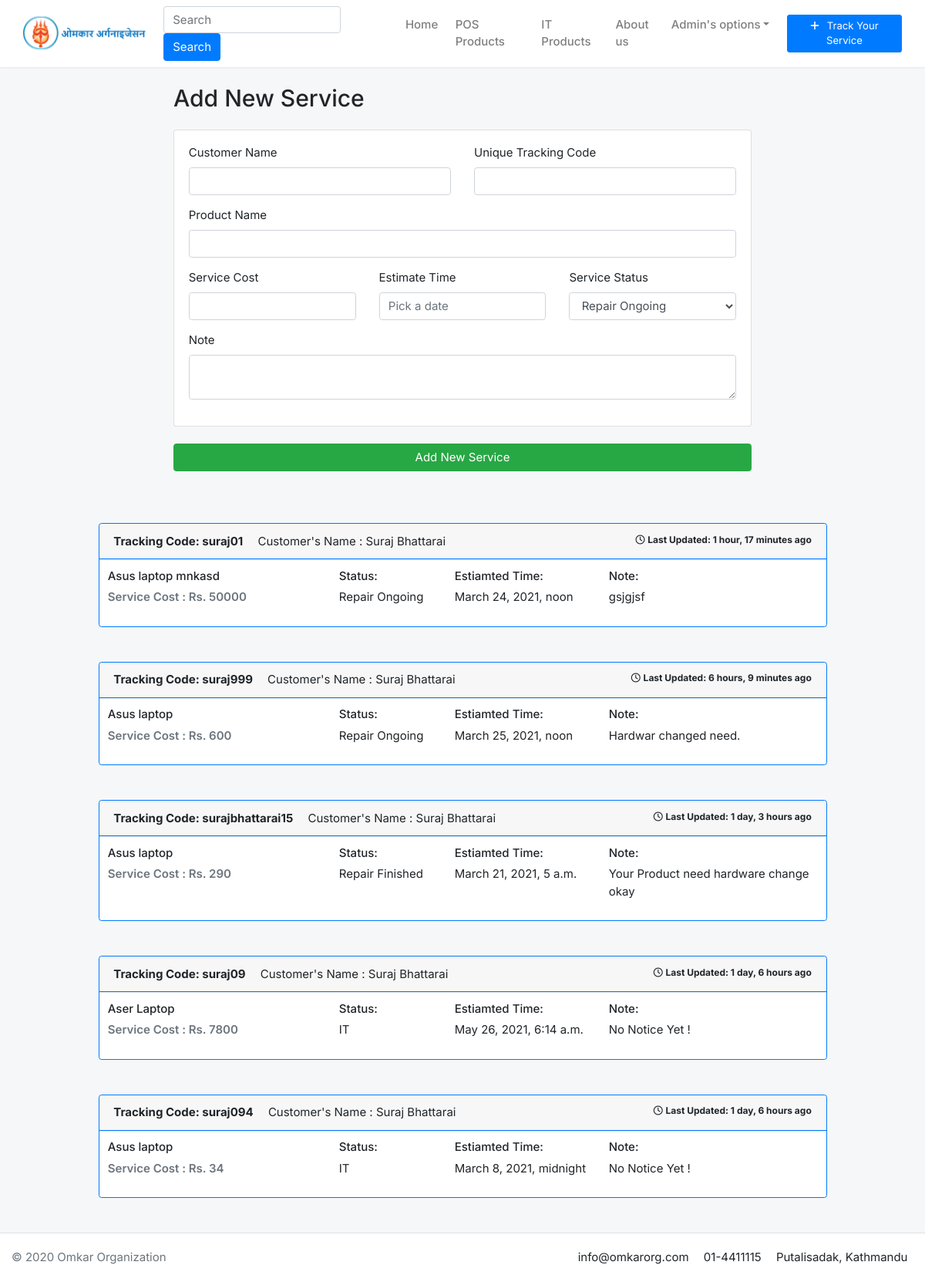
The page /service/ (signed in) on the database its author committed.
### core/models.py (models this page shows, shortened)
class Service(models.Model):
    customer_name = models.CharField(max_length=200)
    tracking_code = models.CharField(max_length=200)
    product_name = models.CharField(max_length=500)
    price  = models.BigIntegerField(default='')
    estimate_time = models.DateTimeField()
    slug   = models.SlugField(unique=True, blank=True)
    status = models.CharField(choices=STATUS, max_length=128, default='')
    note = models.CharField(max_length=500)
    published = models.DateTimeField(auto_now_add=True)
    updated_at = models.DateTimeField(auto_now=True)

### core/views.py (the view, shortened to what this page needs)
# urls.py: path("service/", views.AddService.as_view(), name="addservice"),
class AddService(LoginRequiredMixin, CreateView, ListView):
    form_class = ServiceForm
    model = Service
    template_name = "service.html"
    success_url = reverse_lazy('addservice')
    def get_queryset(self):
        return Service.objects.all().order_by('-updated_at')[0:10]

### core/forms.py
class ServiceForm(ModelForm):
    class Meta():
        model = Service
        fields = ('price', 'customer_name', 'tracking_code','estimate_time',
                  'status', 'note','product_name')
        widgets = {
            'price': NumberInput(
                attrs={'class': 'form-control'}),
            'customer_name': TextInput(
                attrs={'class': 'form-control'}),
            'status': Select(
                attrs={'class': 'select2 form-control'}),
            'tracking_code': TextInput(
                attrs={'class': 'form-control'}),
            'note': Textarea(
                attrs={'class': 'form-control', 'rows':'2'}),
            'product_name': TextInput(
                attrs={'class': 'form-control'}),
            'estimate_time': DateTimeInput(format='%Y-%m-%d %H:%M:%S',attrs={'class': 'datetimefield form-control' ,'type':'datetime','placeholder': 'Pick a date'})
        }

### templates/service.html (shortened to what this page needs)
{% extends "base.html" %}
{% load static %}
{% block content %}
<div class="row justify-content-center container mx-auto">
	<div class='col-md-8'>
		<h2 class="title-page my-4">Add New Service</h2>
		<form method="POST" enctype="multipart/form-data">
			<div class="card">
				<div class="card-body">
					<div class="row">
						<div class="col-6">
							<div class="form-group">
								<label>Customer Name</label>
								{{form.customer_name}}
							</div>
						</div>
						<div class="col-6">
							<div class="form-group">
								<label>Unique Tracking Code</label>
								{{ form.tracking_code}}
							</div>
						</div>
					</div>
					<div class="form-group">
						<label>Product Name</label>
						{{form.product_name}}
					</div>
					<div class="row">
						<div class="col-md-4">
							<div class="form-group">
								<label for="username">Service Cost</label>
								{{form.price}}
							</div>
						</div>
						<div class="col-md-4">
							<div class="form-group">
								<label>Estimate Time</label>
								{{form.estimate_time}}
							</div>
						</div>
						<div class="col-md-4">
							<div class="form-group">
								<label>Service Status</label>
								{{form.status}}
							</div>
						</div>
					</div>
					<div class="form-group">
						<label>Note</label>
						{{form.note}}
					</div>
				</div>
			</div>
			<button class="btn btn-success btn-block my-4" type="summit">Add New Service</button>
		</form>
	</div>
</div>
<div class="row mt-5 justify-content-center container mx-auto">
	<div class="col-md-10">
		{% for i in object_list %}
		<article class="card mb-5 border-primary">
			<header class="card-header border-primary">
				<strong class="d-inline-block mr-3">Tracking Code: {{ i.tracking_code }}</strong>
				<span>Customer's Name : {{ i.customer_name }}</span>
				{% if i.updated_at %}
					<span class="float-right small font-weight-bold"><i class="far fa-clock mr-1"></i>Last Updated: {{ i.updated_at|timesince }} ago</span>
				{% else %}
					<span class="float-right small b"><i class="far fa-clock mr-1"></i>Last Updated: {{ i.published|timesince }} ago</span>
				{% endif %}
			</header>
			<div class="table-responsive">
				<table class="table table-hover">
					<tbody>
						<tr>
							<td width="300">
								<h6>{{i.product_name}}</h6>
								<var class="price text-muted">Service Cost : Rs. {{ i.price }}</var>
							</td>
							<td width="150">
								<h6>Status:</h6>
								{{i.get_status_display}}
							</td>
							<td width="200">
								<h6>Estiamted Time:</h6>
								{{i.estimate_time}}
							</td>
							<td>
								<h6>Note:</h6>
								{{i.note}}
							</td>
						</tr>
					</tbody>
				</table>
			</div>
		</article>
		{% endfor %}
	</div>
</div>
<link rel="stylesheet" href="https://cdn.jsdelivr.net/npm/flatpickr/dist/flatpickr.min.css">
{% endblock %}

### templates/base.html (shortened to what this page needs)
<!doctype html>
<html lang="en">
{% load static %}
<head>
    {% include 'nav.html' %}
</head>
<body>
    {% include "css.html" %}
    {% block content %}
    {% endblock %}
    {% include 'footer.html' %}
</body>
</html>

### templates/nav.html (shortened to what this page needs)
{% load static %}
{% url 'home' as home_url %}
{% url 'about' as about_url %}
{% url 'pos-products' as pos_products_url %}
{% url 'it-products' as it_products_url %}
{% url 'track-service' as track_service_url %}
<header class="section-header">
  <nav class="navbar navbar-main navbar-expand-lg navbar-light">
    <div class="container">
      <a class="navbar-brand" href="{{ home_url }}"><img src="{% static 'images/logo1.png' %}" class="logo"
          width="160"></a>
      <div class="collapse navbar-collapse" id="main_nav4">
        <form action="{% url 'search' %}" method="get" role="form" class="form-inline flex-grow-1 mr-auto my-2 my-lg-0">
          <input name="q" value="{{ request.GET.q }}" class="form-control w-75 mr-sm-2" type="search"
            placeholder="Search">
          <button class="btn btn-primary my-2 my-sm-0" type="submit">Search</button>
        </form>
        <ul class="navbar-nav mt-2 mt-lg-0" style="font-weight: 500;">
          <li class="nav-item {% if request.path == home_url %} active {% endif %} mr-2">
            <a class="nav-link" href="{{ home_url }}">Home <span class="sr-only">(current)</span></a>
          </li>
          <li class="nav-item {% if request.path == pos_products_url %} active {% endif %} mr-2">
            <a class="nav-link" href="{{ pos_products_url }}">POS Products <span class="sr-only">(current)</span></a>
          </li>
          <li class="nav-item {% if request.path == it_products_url %} active {% endif %} mr-2">
            <a class="nav-link" href="{{ it_products_url }}">IT Products <span class="sr-only">(current)</span></a>
          </li>
          <li class="nav-item {% if request.path == about_url %} active {% endif %}">
            <a class="nav-link" href="{{ about_url }}">About us</a>
          </li>
          {% if user.is_authenticated %}
          <li class="nav-item dropdown">
            <a class="nav-link dropdown-toggle" data-toggle="dropdown" href="" aria-haspopup="true"
              aria-expanded="false">Admin's options</a>
          </li>
          {% endif %}
        </ul>
        <a href="{{ track_service_url }}" class="btn btn-sm btn-primary ml-3"><i class="fas fa-plus"></i><span
            class="text">Track Your Service</span></a>
      </div>
    </div>
  </nav>
</header>

### templates/css.html (shortened to what this page needs)
{% load static %}
<link href="{% static 'css/ui.css' %}" rel="stylesheet" type="text/css" />
<link href="{% static 'css/mobile.css' %}" rel="stylesheet" type="text/css" />
<link rel="stylesheet" href="https://stackpath.bootstrapcdn.com/bootstrap/4.3.1/css/bootstrap.min.css">

### templates/footer.html
{% load static %}
<footer class="section-footer bg-white">
    <div class="container">
        <section class="footer-bottom border-top row">
			<div class="col-md-4">
				<p class="text-muted"> © 2020 Omkar Organization </p>
			</div>
			<div class="col-md-8 text-md-right">
				<span class="px-2">info@omkarorg.com</span>
				<span class="px-2">01-4411115</span>
				<span class="px-2">Putalisadak, Kathmandu</span>
			</div>
		</section>
    </div>
</footer>

### templates/js.html (shortened to what this page needs)
{% load static %}

### omkarorg/static/css/ui.css (style rules this page uses)
html { font-family: 'Inter', sans-serif !important; font-size: 15px }
.container { max-width: 1250px !important; }
var { font-style: normal }
article:after, .form-group:after { display: block; clear: both; content: "" }
.bg-white { background-color: #fff }
.title-page { color: #212529 }
p:last-child { margin-bottom: 0 }
.section-header { background-color: #fff; -webkit-box-shadow: 0 0 3px rgba(51, 51, 51, 0.15); box-shadow: 0 0 3px rgba(51, 51, 51, 0.15) }
.brand-wrap .logo, .navbar-brand .logo { margin-right: 7px; max-height: 48px; display: inline-block }
.footer-bottom { padding-top: 20px; padding-bottom: 20px; border-top: 1px solid #1a3286 }
.btn i+.text { margin-left: 10px }
.price { font-weight: 600; color: #212529 }
body { font-family: 'Inter', sans-serif !important; background-color: #f6f7f9 !important; }

### rows shown on the page
Service: tracking_code "suraj01", customer_name "Suraj Bhattarai", updated_at "1 hour, 17 minutes", product_name "Asus laptop mnkasd", price "50000", status "Repair Ongoing", estimate_time "March 24, 2021, noon", note "gsjgjsf"
Service: tracking_code "suraj999", customer_name "Suraj Bhattarai", updated_at "6 hours, 9 minutes", product_name "Asus laptop", price "600", status "Repair Ongoing", estimate_time "March 25, 2021, noon", note "Hardwar changed need."
Service: tracking_code "surajbhattarai15", customer_name "Suraj Bhattarai", updated_at "1 day, 3 hours", product_name "Asus laptop", price "290", status "Repair Finished", estimate_time "March 21, 2021, 5 a.m.", note "Your Product need hardware change okay"
Service: tracking_code "suraj09", customer_name "Suraj Bhattarai", updated_at "1 day, 6 hours", product_name "Aser Laptop", price "7800", status "IT", estimate_time "May 26, 2021, 6:14 a.m.", note "No Notice Yet !"
Service: tracking_code "suraj094", customer_name "Suraj Bhattarai", updated_at "1 day, 6 hours", product_name "Asus laptop", price "34", status "IT", estimate_time "March 8, 2021, midnight", note "No Notice Yet !"
